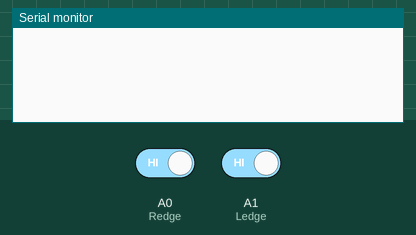
Simulated run of this sketch. Board: Arduino Uno, built with avr-gcc and run on an emulated ATmega328P. On the bench: the last lines printed to the serial monitor. Inputs (shaded band) come from the test bench; at power-on: A0 (Redge) HIGH, A1 (Ledge) HIGH.

Above: at 1.2 s.
1.3 s: A0 (Redge) driven LOW
At 1.56 s:
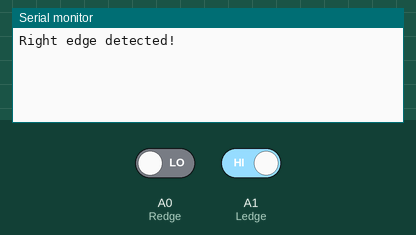
3.3 s: A1 (Ledge) driven LOW
At 3.57 s:
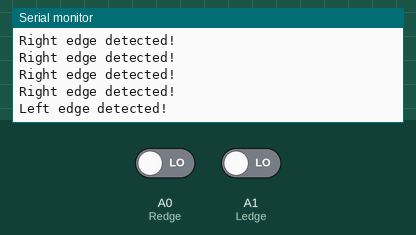

Measured:
- after the input at 1.3 s, the serial monitor: prints a new line after 0.10 s (image 1)
- after the input at 3.3 s, the serial monitor: prints a new line after 0.13 s (image 2)

The sketch:

QTR_Sensors_test.ino
```cpp
const int Redge = A0;  // Define right edge sensor pin
const int Ledge = A1;  // Define left edge sensor pin

void setup() {
    Serial.begin(9600);         // Initialize serial communication
    pinMode(Redge, INPUT);       // Set Redge pin as input
    pinMode(Ledge, INPUT);       // Set Ledge pin as input
}

void loop() {
    int redgeState = digitalRead(Redge); // Read right edge sensor
    int ledgeState = digitalRead(Ledge); // Read left edge sensor

    // Check if Redge sensor detects an edge
    if (redgeState == LOW) {
        Serial.println("Right edge detected!");
    }

    // Check if Ledge sensor detects an edge
    if (ledgeState == LOW) {
        Serial.println("Left edge detected!");
    }

    delay(200);  // Small delay to avoid flooding the Serial Monitor
}
```
